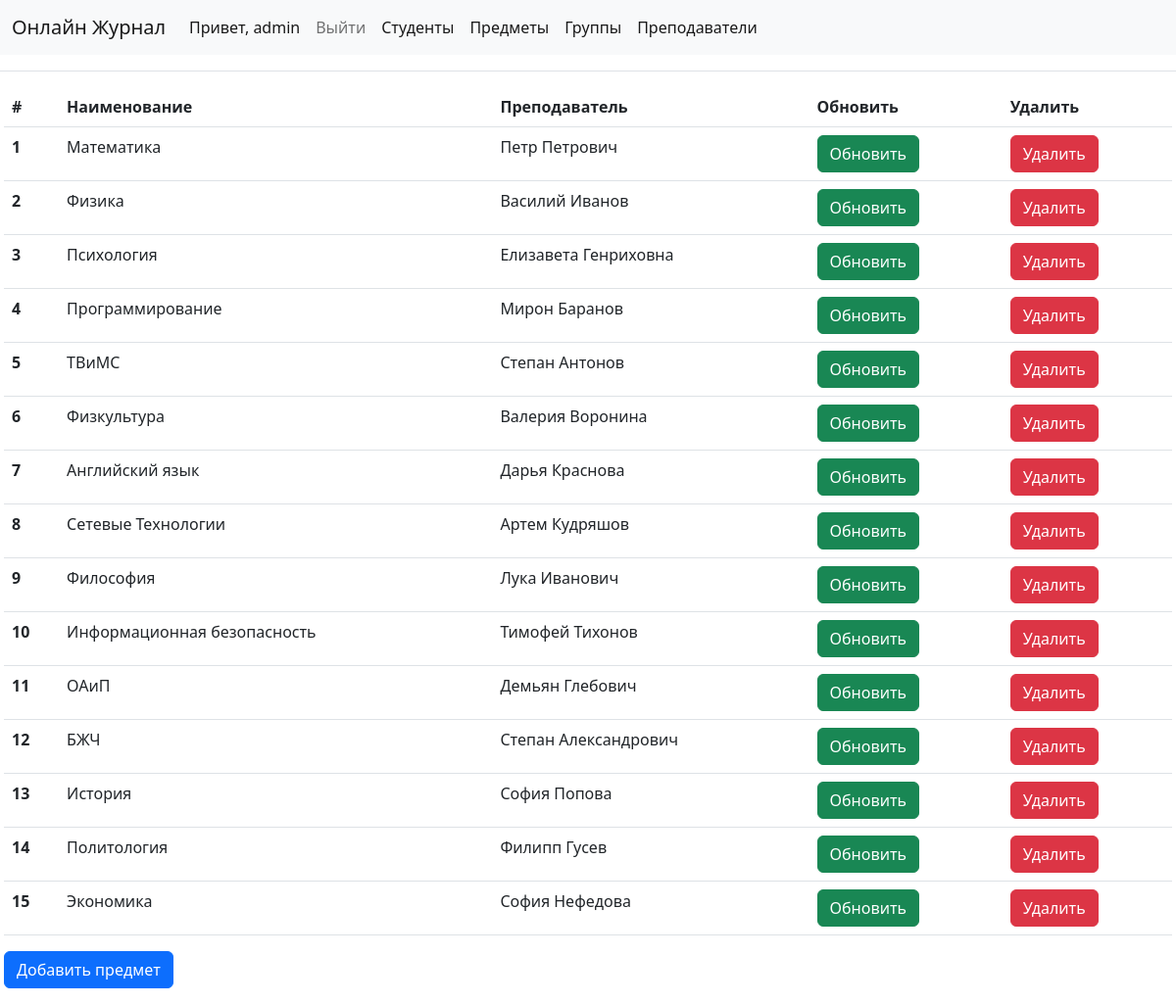
/subjects/ (signed in), run on the app's committed database.
### gradebook/models.py (models this page shows, shortened)
class Subject(models.Model):
    name = models.CharField(max_length=30, unique=True)
    teacher = models.ForeignKey(Teacher, related_name='subjects', on_delete=models.CASCADE)

class Teacher(models.Model):
   first_name = models.CharField(max_length=30)
   last_name = models.CharField(max_length=30)
   def __str__(self) -> str:
        return f"{self.first_name} {self.last_name}"

### gradebook/views.py (the view)
# urls.py: path('subjects/', views.SubjectView.as_view(), name="subjects"),
class SubjectView(ListView):
    model = Subject
    template_name = 'subject_list.html'

### templates/subject_list.html
{% extends 'base.html' %}
{% block content %}
    <div class="students-content" style="
    position: relative;
    padding: 1rem;
    margin: 1rem -0.75rem 0;
    border: solid #dee2e6;
    border-width: 1px 0 0;">
        <table class="table">
            <thead>
                <tr>
                <th scope="col">#</th>
                <th scope="col">Наименование</th>
                <th scope="col">Преподаватель</th>
                <th scope="col">Обновить</th>
                <th scope="col">Удалить</th>
                </tr>
            </thead>
            <tbody>
                {% for subject in object_list %}
                    <tr>
                        <th scope="row">{{ forloop.counter }}</th>
                        <td>{{subject.name}}</td>
                        <td>{{subject.teacher}}</td>
                        <td><a class="btn btn-success" href="{% url 'update_subject' subject.id %}">Обновить</a></td>
                        <td><a class="btn btn-danger" href="{% url 'delete_subject' subject.id %}">Удалить</a></td>
                    </tr>
                {% endfor %}
            </tbody>
        </table>
        <a class="btn btn-primary" href="{% url 'add_subject' %}">Добавить предмет</a>
    </div>
{% endblock content %}

### templates/base.html (shortened to what this page needs)
<!DOCTYPE html>
<html lang="en">
<link href="https://cdn.jsdelivr.net/npm/bootstrap@5.2.2/dist/css/bootstrap.min.css" rel="stylesheet">
<link href="https://getbootstrap.com/docs/5.2/assets/css/docs.css" rel="stylesheet">
<body>
    <nav class="navbar navbar-expand-lg navbar-light bg-light">
        <div class="container-fluid">
          <a class="navbar-brand" href="{% url 'index' %}">Онлайн Журнал</a>
          <div class="collapse navbar-collapse" id="navbarNav">
            <ul class="navbar-nav">
            {% if user.is_authenticated%}
            <li class="nav-item">
                <a class="nav-link active">Привет, {{user.username}}</a>
                </li>
                <li class="nav-item">
                <a class="nav-link" href="{% url 'logout' %}">Выйти</a>
                </li>
                {% endif %}
              <li class="nav-item">
                <a class="nav-link active" aria-current="page" href="{% url 'index' %}">Студенты</a>
              </li>
              <li class="nav-item">
                <a class="nav-link active" href="{% url 'subjects' %}">Предметы</a>
              </li>
              <li class="nav-item">
                <a class="nav-link active" href="{% url 'groups' %}">Группы</a>
              </li>
              <li class="nav-item">
                <a class="nav-link active" href="{% url 'teachers' %}">Преподаватели</a>
              </li>
            </ul>
          </div>
        </div>
      </nav>
    {% block content %}
    {% endblock content%}
</body>
</html>

### data on the page
Subject: name "Математика", teacher "Петр Петрович"
Subject: name "Физика", teacher "Василий Иванов"
Subject: name "Психология", teacher "Елизавета Генриховна"
Subject: name "Программирование", teacher "Мирон Баранов"
Subject: name "ТВиМС", teacher "Степан Антонов"
Subject: name "Физкультура", teacher "Валерия Воронина"
Subject: name "Английский язык", teacher "Дарья Краснова"
Subject: name "Сетевые Технологии", teacher "Артем Кудряшов"
Subject: name "Философия", teacher "Лука Иванович"
Subject: name "Информационная безопасность", teacher "Тимофей Тихонов"
Subject: name "ОАиП", teacher "Демьян Глебович"
Subject: name "БЖЧ", teacher "Степан Александрович"
Subject: name "История", teacher "София Попова"
Subject: name "Политология", teacher "Филипп Гусев"
Subject: name "Экономика", teacher "София Нефедова"

### other printed values
{{ user.username }} "admin"
